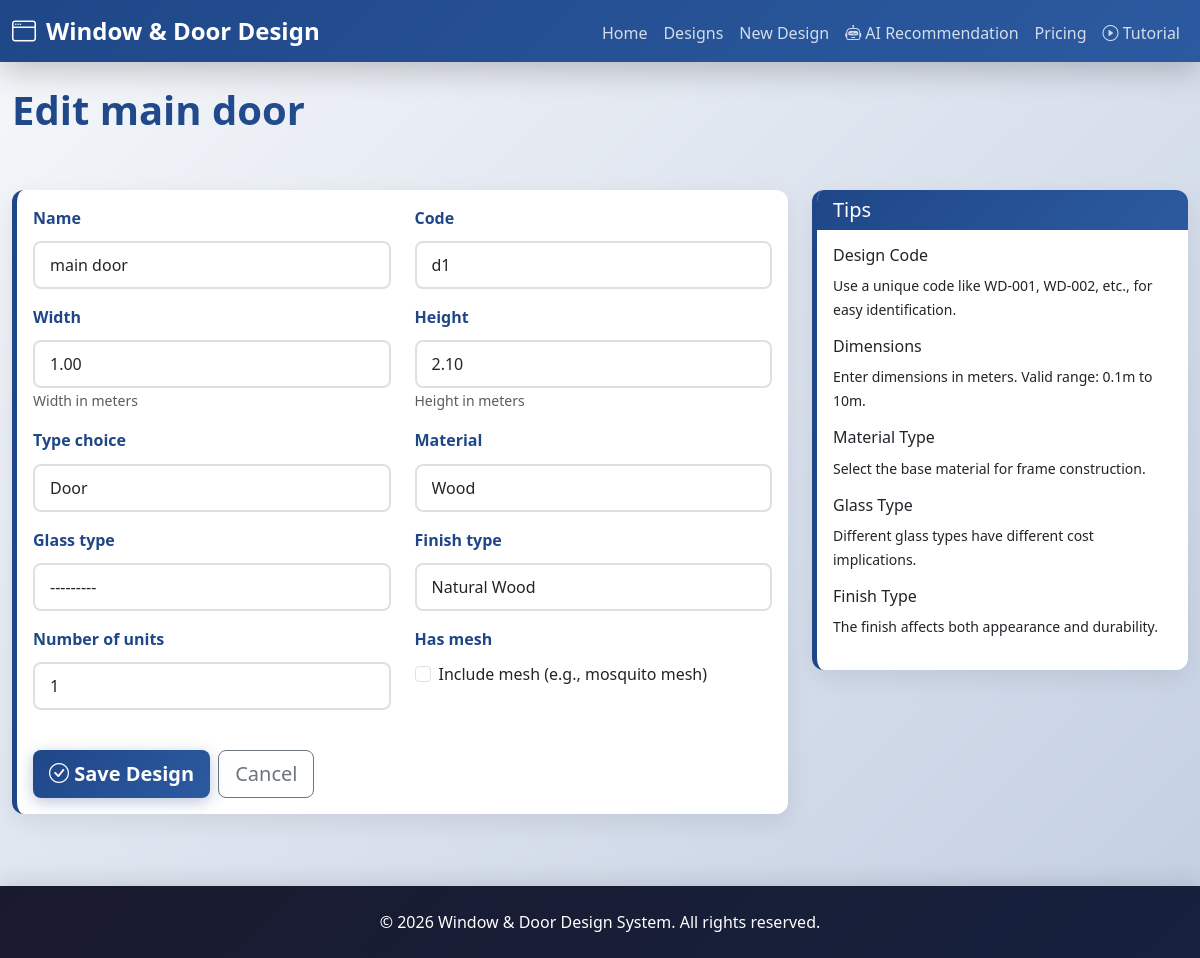
The app's page /designs/7/edit/ with its own data.
### design_system/models.py (models this page shows, shortened)
class WindowDoorDesign(models.Model):
    TYPE_CHOICES = [
        ('window', 'Window'),
        ('door', 'Door'),
    ]
    GLASS_TYPE_CHOICES = [
        ('clear', 'Clear Glass'),
        ('tinted', 'Tinted Glass'),
        ('frosted', 'Frosted Glass'),
        ('double_glazed', 'Double Glazed'),
        ('tempered', 'Tempered Glass'),
    ]
    FINISH_TYPE_CHOICES = [
        ('anodized', 'Anodized'),
        ('powder_coated', 'Powder Coated'),
        ('raw', 'Raw'),
        ('painted', 'Painted'),
        ('natural_wood', 'Natural Wood'),
    ]
    MATERIAL_CHOICES = [
        ('aluminum', 'Aluminum'),
        ('upvc', 'UPVC'),
        ('steel', 'Steel'),
        ('wood', 'Wood'),
    ]
    name = models.CharField(max_length=100)
    code = models.CharField(max_length=50, unique=True)
    width = models.DecimalField(max_digits=10, decimal_places=2, validators=[MinValueValidator(0.1)])  # in meters
    height = models.DecimalField(max_digits=10, decimal_places=2, validators=[MinValueValidator(0.1)])  # in meters
    type_choice = models.CharField(max_length=20, choices=TYPE_CHOICES)
    glass_type = models.CharField(max_length=20, choices=GLASS_TYPE_CHOICES, null=True, blank=True)
    has_mesh = models.BooleanField(default=False)
    finish_type = models.CharField(max_length=20, choices=FINISH_TYPE_CHOICES)
    number_of_units = models.IntegerField(validators=[MinValueValidator(1)], default=1)
    material = models.CharField(max_length=20, choices=MATERIAL_CHOICES, default='aluminum')
    total_area = models.DecimalField(max_digits=10, decimal_places=4, editable=False, default=0)
    estimated_cost = models.DecimalField(max_digits=15, decimal_places=2, editable=False, default=0)
    created_at = models.DateTimeField(auto_now_add=True)
    updated_at = models.DateTimeField(auto_now=True)
    class Meta:
        verbose_name_plural = "Window/Door Designs"
        ordering = ['-created_at']

### design_system/views.py (the view)
# urls.py: path('designs/<int:pk>/edit/', views.edit_design, name='edit_design'),
def edit_design(request, pk):
    design = get_object_or_404(WindowDoorDesign, pk=pk)
    if request.method == 'POST':
        form = WindowDoorDesignForm(request.POST, instance=design)
        if form.is_valid():
            design = form.save()
            return redirect('design_detail', pk=design.pk)
    else:
        form = WindowDoorDesignForm(instance=design)
    context = {'form': form, 'design': design, 'page_title': f'Edit {design.name}'}
    return render(request, 'create_design.html', context)

### templates/create_design.html (shortened to what this page needs)
{% extends 'base.html' %}
{% block content %}
<div class="row mb-4">
    <div class="col-md-12">
        <h1 class="page-title">{{ page_title }}</h1>
    </div>
</div>
<div class="row">
    <div class="col-lg-8">
        <div class="card">
            <div class="card-body">
                <form method="post" class="form">
                    <div class="row">
                        <div class="col-md-6 mb-3">
                            <label class="form-label" for="id_name">{{ form.name.label }}</label>
                            {{ form.name }}
                        </div>
                        <div class="col-md-6 mb-3">
                            <label class="form-label" for="id_code">{{ form.code.label }}</label>
                            {{ form.code }}
                        </div>
                    </div>
                    <div class="row">
                        <div class="col-md-6 mb-3">
                            <label class="form-label" for="id_width">{{ form.width.label }}</label>
                            {{ form.width }}
                            <small class="form-text text-muted">Width in meters</small>
                        </div>
                        <div class="col-md-6 mb-3">
                            <label class="form-label" for="id_height">{{ form.height.label }}</label>
                            {{ form.height }}
                            <small class="form-text text-muted">Height in meters</small>
                        </div>
                    </div>
                    <div class="row">
                        <div class="col-md-6 mb-3">
                            <label class="form-label" for="id_type_choice">{{ form.type_choice.label }}</label>
                            {{ form.type_choice }}
                        </div>
                        <div class="col-md-6 mb-3">
                            <label class="form-label" for="id_material">{{ form.material.label }}</label>
                            {{ form.material }}
                        </div>
                    </div>
                    <div class="row">
                        <div class="col-md-6 mb-3" id="glass-field">
                            <label class="form-label" for="id_glass_type">{{ form.glass_type.label }}</label>
                            {{ form.glass_type }}
                        </div>
                        <div class="col-md-6 mb-3">
                            <label class="form-label" for="id_finish_type">{{ form.finish_type.label }}</label>
                            {{ form.finish_type }}
                        </div>
                    </div>
                    <div class="row">
                        <div class="col-md-6 mb-3">
                            <label class="form-label" for="id_number_of_units">{{ form.number_of_units.label }}</label>
                            {{ form.number_of_units }}
                        </div>
                        <div class="col-md-6 mb-3">
                            <label class="form-label">{{ form.has_mesh.label }}</label>
                            <div class="form-check mt-2">
                                {{ form.has_mesh }}
                                <label class="form-check-label" for="id_has_mesh">
                                    Include mesh (e.g., mosquito mesh)
                                </label>
                            </div>
                        </div>
                    </div>
                    <div class="d-flex gap-2 mt-4">
                        <button type="submit" class="btn btn-primary btn-lg">
                            <i class="bi bi-check-circle"></i> Save Design
                        </button>
                        <a href="{% url 'design_list' %}" class="btn btn-outline-secondary btn-lg">Cancel</a>
                    </div>
                </form>
            </div>
        </div>
    </div>
    <div class="col-lg-4">
        <div class="card">
            <div class="card-header bg-primary text-white">
                <h5 class="mb-0">Tips</h5>
            </div>
            <div class="card-body">
                <h6>Design Code</h6>
                <p><small>Use a unique code like WD-001, WD-002, etc., for easy identification.</small></p>
                <h6>Dimensions</h6>
                <p><small>Enter dimensions in meters. Valid range: 0.1m to 10m.</small></p>
                <h6>Material Type</h6>
                <p><small>Select the base material for frame construction.</small></p>
                <h6>Glass Type</h6>
                <p><small>Different glass types have different cost implications.</small></p>
                <h6>Finish Type</h6>
                <p><small>The finish affects both appearance and durability.</small></p>
            </div>
        </div>
    </div>
</div>
{% endblock %}

### static/css/style.css (style rules this page uses)
:root { --primary-color: #1f4788; --secondary-color: #2c5aa0; --accent-color: #ff6b6b; --light-bg: #f8f9fa; --success-color: #10b981; --info-color: #3b82f6; }
* { transition: all 0.3s cubic-bezier(0.4, 0, 0.2, 1); }
body { font-family: 'Segoe UI', Tahoma, Geneva, Verdana, sans-serif; background: linear-gradient(135deg, #f5f7fa 0%, #c3cfe2 100%); background-attachment: fixed; min-height: 100vh; }
.btn-primary { background: linear-gradient(135deg, var(--primary-color) 0%, var(--secondary-color) 100%); border: none; border-radius: 8px; font-weight: 600; box-shadow: 0 4px 15px rgba(31, 71, 136, 0.3); transition: all 0.3s ease; position: relative; overflow: hidden; }
.btn-primary::before { content: ''; position: absolute; top: 0; left: -100%; width: 100%; height: 100%; background: rgba(255,255,255,0.2); transition: left 0.3s ease; }
.card { border: none; border-radius: 12px; box-shadow: 0 8px 25px rgba(0,0,0,0.08); transition: all 0.3s cubic-bezier(0.4, 0, 0.2, 1); border-left: 5px solid var(--primary-color); background: white; overflow: hidden; }
.card::before { content: ''; position: absolute; top: 0; left: 0; right: 0; height: 3px; background: linear-gradient(90deg, var(--primary-color), var(--secondary-color)); opacity: 0; }
.card-header { background: linear-gradient(135deg, var(--primary-color) 0%, var(--secondary-color) 100%); color: white; border: none; font-weight: 600; }
.page-title { color: var(--primary-color); margin-bottom: 2rem; font-weight: 700; font-size: 2.5rem; animation: fadeInDown 0.6s ease; background: linear-gradient(135deg, var(--primary-color) 0%, var(--secondary-color) 100%); -webkit-background-clip: text; -webkit-text-fill-color: transparent; background-clip: text; }
.form-label { font-weight: 600; color: var(--primary-color); margin-bottom: 0.7rem; display: flex; align-items: center; gap: 5px; }
.form-control { border: 2px solid #e0e0e0; border-radius: 8px; padding: 10px 15px; font-weight: 500; transition: all 0.3s ease; }

### records on screen
WindowDoorDesign: name "main door", code "d1", width "1.00", height "2.10", type_choice "Door", material "Wood", glass_type "---------", finish_type "Natural Wood", number_of_units "1"

### other values on screen
{{ page_title }} "Edit main door"
